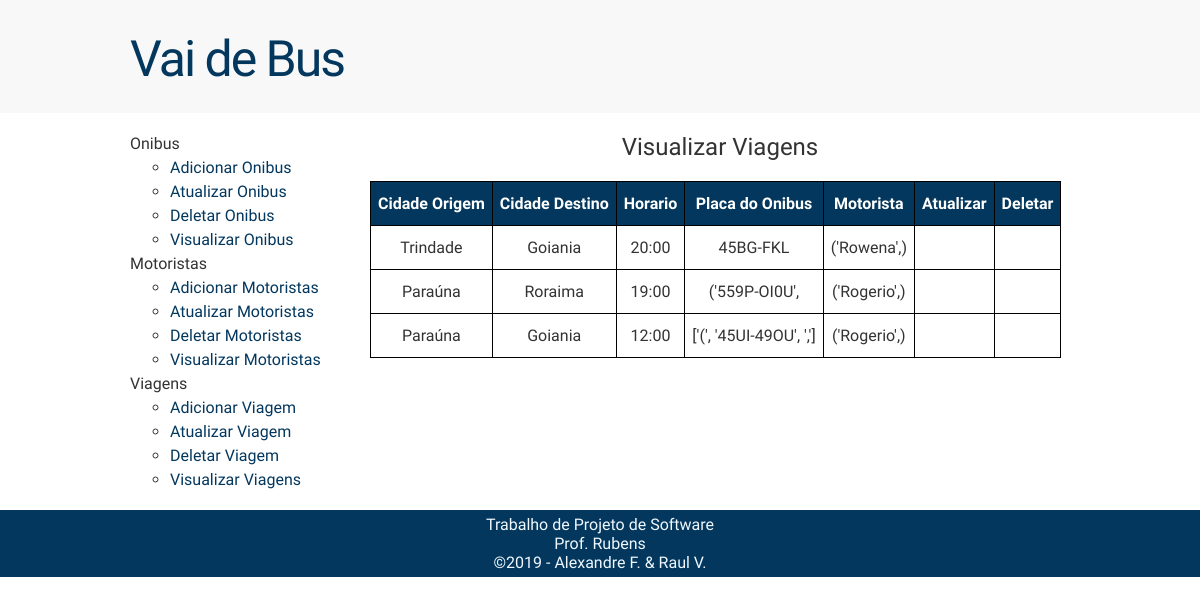
The app's page /admin/controlPanel/selectViagem, older data.
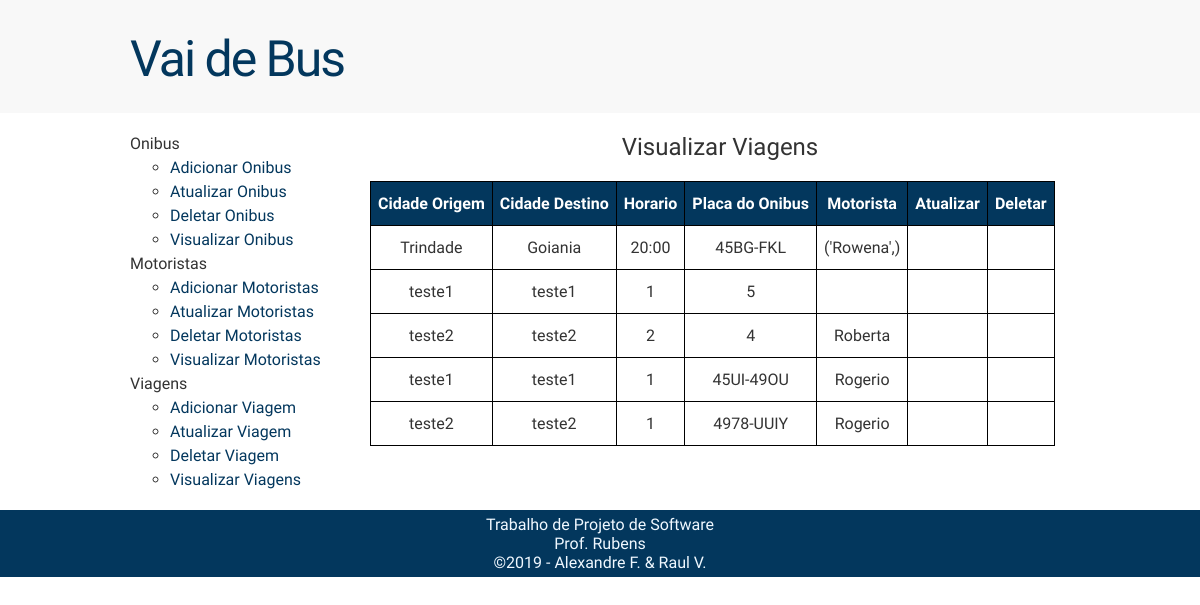
The same page, newer data.
### tables this page shows
CREATE TABLE viagens 	(numViagem INTEGER NOT NULL PRIMARY KEY AUTOINCREMENT,
						onibusPlaca TEXT UNIQUE NOT NULL,
						motoristaViagem TEXT NOT NULL,
						diaViagem TEXT NOT NULL,
						horario TEXT NOT NULL,
						cidadeOrigem TEXT NOT NULL,
						cidadeDestino TEXT NOT NULL);

### admin.py (the view)
	@app.route ("/admin/controlPanel/selectViagem", methods=["GET", "POST",])
	def selectViagem ():
		if request.method == "GET":
			return render_template ("selectViagem.html", dataViagens = dbSelectAllViagens ())

### database.py (called while the page is built)
def dbSelectAllViagens ():
	connection = sqlite3.connect ("CompOnibus.db")
	cursor = connection.cursor ()
	command = """
	SELECT cidadeOrigem, cidadeDestino, horario, onibusPlaca, motoristaViagem
	FROM viagens"""
	cursor.execute (command)
	data = cursor.fetchall ()
	connection.close ()
	return data

### templates/selectViagem.html
{% extends "baseAdmin.html" %}
{% block style %}
<link rel="stylesheet" type="text/css" href="{{ url_for('static', filename='css/styleAdminSelect.css') }}">
{% endblock %}
{% block content %}
    <div class="visualizeBox">
        <h2 class="tituloViagem">Visualizar Viagens</h2>
        <table>
        	<tr>
        		<th>Cidade Origem</th>
        		<th>Cidade Destino</th>
        		<th>Horario</th>
        		<th>Placa do Onibus</th>
        		<th>Motorista</th>
                <th>Atualizar</th>
                <th>Deletar</th>
        	</tr>
        	{% for item in dataViagens %}
        		<tr>
        			{% for count in range (7) %}
        				<td> {{item[count]}} </td>
        			{% endfor %}
        		</tr>
        	{% endfor %}
        </table>
    </div>
{% endblock %}

Row changes from the older to the newer data that the page shows:
removed viagens: cidadeOrigem "Paraúna" "Roraima" "19:00" "('559P-OI0U'," "('Rogerio',)"
removed viagens: cidadeOrigem "Paraúna" "Goiania" "12:00" "['(', '45UI-49OU', ',']" "('Rogerio',)"
added viagens: cidadeOrigem "teste1" "teste1" "1" "5"
added viagens: cidadeOrigem "teste2" "teste2" "2" "4" "Roberta"
added viagens: cidadeOrigem "teste1" "teste1" "1" "45UI-49OU" "Rogerio"
added viagens: cidadeOrigem "teste2" "teste2" "1" "4978-UUIY" "Rogerio"
